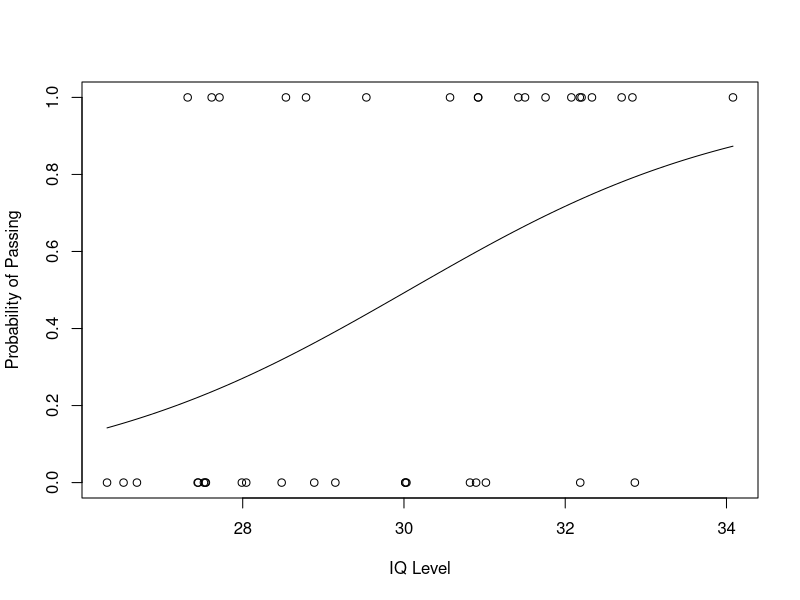

Write R code to recreate this figure.
#Aim:- Study of regression analysis using R Programming

# Generate random IQ values with mean = 30 and sd =2
IQ <- rnorm(40, 30, 2)

# Sorting IQ level in ascending order
IQ <- sort(IQ)
IQ

# Generate vector with pass and fail values of 40 students
result <- c(0, 0, 0, 1, 0, 0, 0, 0, 0, 1,
            1, 0, 0, 0, 1, 1, 0, 0, 1, 0,
            0, 0, 1, 0, 0, 1, 1, 0, 1, 1,
            1, 1, 1, 0, 1, 1, 1, 1, 0, 1)

# Data Frame
df <- as.data.frame(cbind(IQ, result))
print(df)

# Plotting IQ on x-axis and result on y-axis
plot(IQ, result, xlab = "IQ Level",ylab = "Probability of Passing")

# Create a Linear regression model
lrm <- lm(result ~ IQ)
summary(lrm)

# Create a logistic regression model #glm(Generalized Linear Models)
g = glm(result~IQ, family=binomial, df)
summary(g)

# Create a curve based on prediction using the regression model
curve(predict(g, data.frame(IQ=x), type="resp"), add=TRUE)


